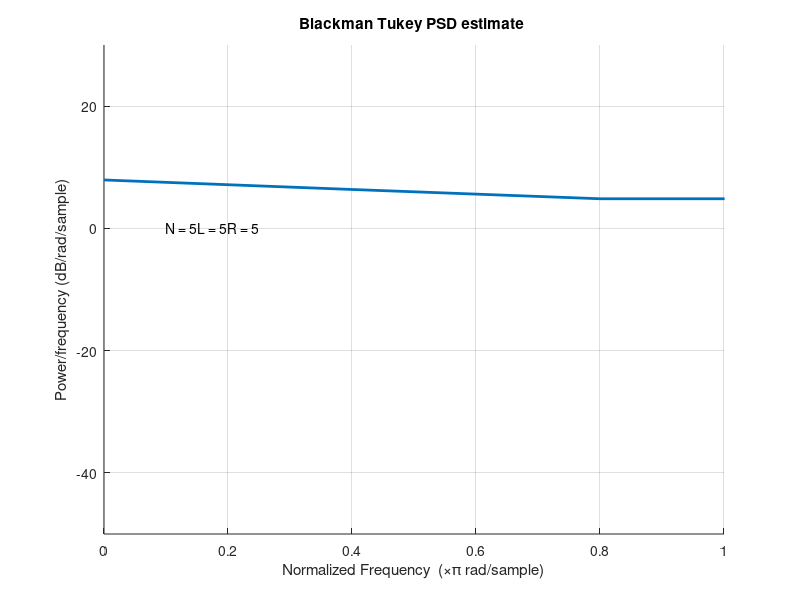

This figure's MATLAB source:
clc
clearvars
close all
% Length of window and FFT length
N = input(' Data Length N =');
L = input('Window Length L  = ');
R = input(' FFT Lenght R = ');
% Signal generation
n = 0:N-1;
randn('state',0);
X = 2*sin(0.06*pi*n) + sin(0.14*pi*n) + randn(1,length(n));
% Window and Periodogram
RXX=xcorr(X,'biased');

window =bartlett(2*L-1);
windzeropadding = [zeros(1,N-L),window',zeros(1,N-L)];  
X1=RXX.*windzeropadding;
BL_PSD=abs(fft(X1,R));
W = 0:2*pi/R:2*pi*(1-1/R);
line(W/pi,10*log10(BL_PSD),'LineWidth',2); 
ylim([-50 30]);
xlim([0 1]);
grid on;
xlabel('Normalized Frequency  (\times\pi rad/sample)');
ylabel('Power/frequency (dB/rad/sample)');
title('Blackman Tukey PSD estimate ');

str = ['N = ', num2str(N), 'L = ', num2str(L),'R = ',num2str(R)];
text([0.1 100],[0.1 100],[0.1 100],str);

